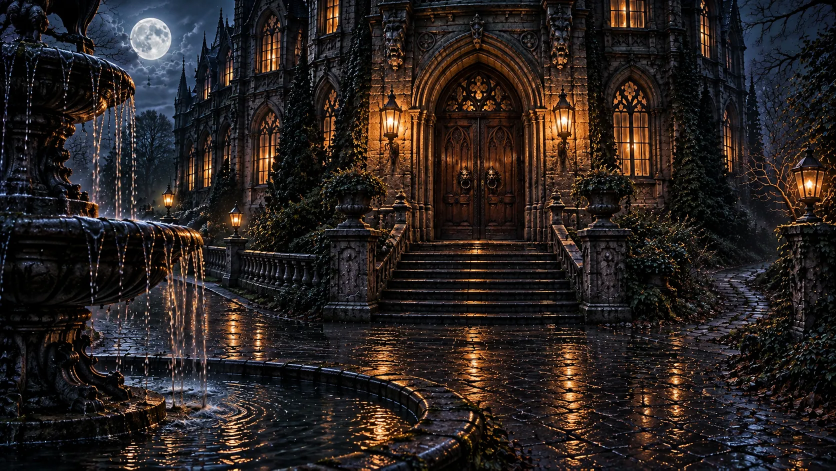
#> input picture Assets/Backgrounds/Mansion/Sources/courtyard_source.png, 1672 x 941 px, found by its file name (shown at 1/2 size)
$ python build_courtyard.py
#> lines starting #> are read from the running program, lines starting #| are printed output that depends on the picture
"""
Turns the 16:9 courtyard painting into a 1536x1024 scene background
(Assets/Backgrounds/Mansion/courtyard.png) like the other scenes.

The game shows only rows 192-832 of a background (the rest is off screen or
behind the menu). The painting is scaled to 1536 wide and placed so that
band shows the door, the steps and the fountain; the unseen top and bottom
are filled with blurred, stretched edges.

Run from the repo root:  python Tools/build_courtyard.py
"""
from PIL import Image, ImageFilter

SRC = "Assets/Backgrounds/Mansion/Sources/courtyard_source.png"
DST = "Assets/Backgrounds/Mansion/courtyard.png"
W, H = 1536, 1024
VISIBLE_TOP = 192
SHIFT = 70            # how many (scaled) pixels of the painting's top sit above the visible band

src = Image.open(SRC).convert("RGB")
#> src is the input picture: PIL image 1672x941 RGB; mean R, G, B 41, 34, 32.1
scaled = src.resize((W, round(src.height * W / src.width)), Image.LANCZOS)
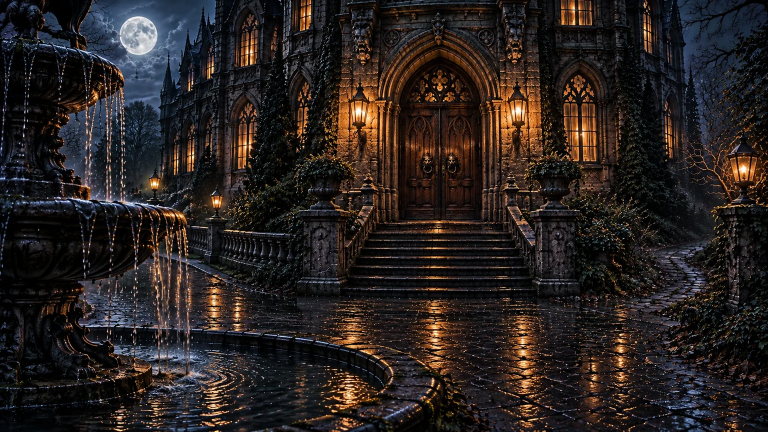
#> scaled: PIL image 1536x864 RGB (shown at 1/2 size); mean R, G, B 41.1, 34.1, 32.2
top = VISIBLE_TOP - SHIFT

# Unseen areas: stretch the painting's edges and blur them.
out = scaled.resize((W, H), Image.LANCZOS).filter(ImageFilter.GaussianBlur(25))
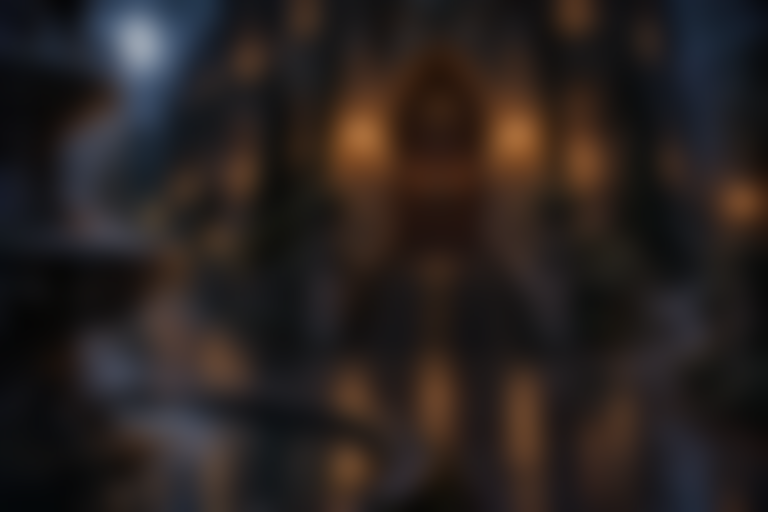
#> out: PIL image 1536x1024 RGB (shown at 1/2 size); mean R, G, B 40.9, 34, 32.1
out.paste(scaled, (0, top))
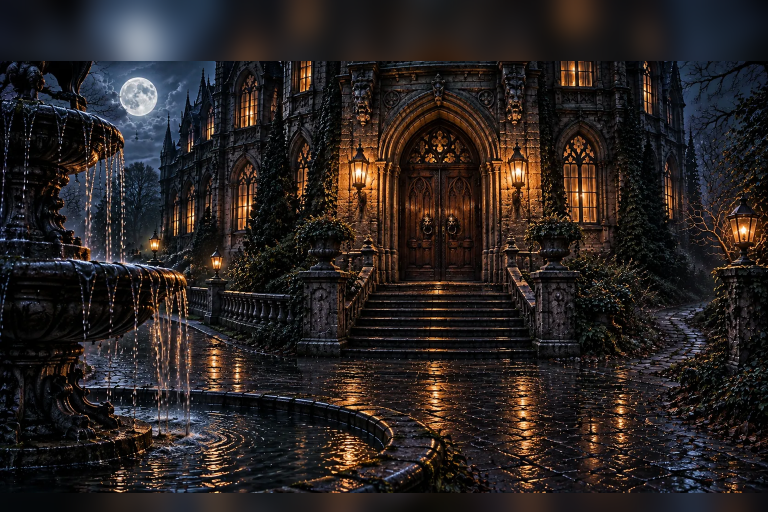
#> out: PIL image 1536x1024 RGB (shown at 1/2 size); mean R, G, B 40.2, 34.2, 33.3
out.save(DST)
print("painting placed at y =", top, "to", top + scaled.height, "(visible 192-832)")
#| painting placed at y = 122 to 986 (visible 192-832)

$ run again, with Assets/Backgrounds/Mansion/Sources/garden_source.png copied over Assets/Backgrounds/Mansion/Sources/courtyard_source.png
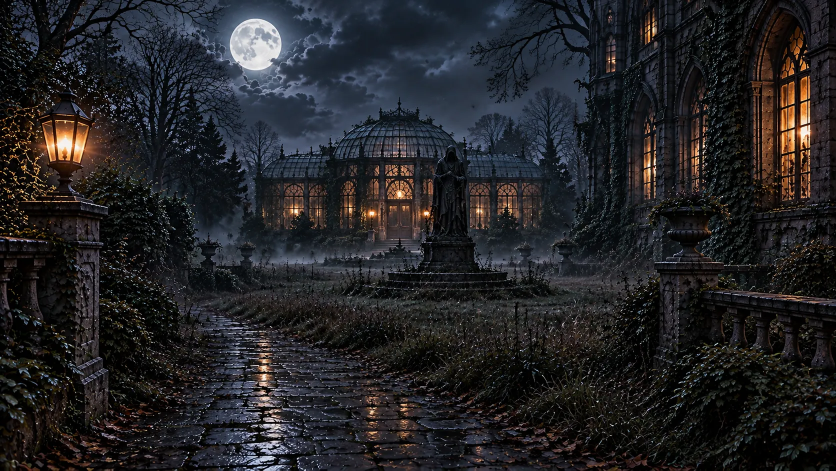
#> input picture Assets/Backgrounds/Mansion/Sources/garden_source.png, 1672 x 941 px, found by its file name (shown at 1/2 size)
#> src is the input picture: PIL image 1672x941 RGB; mean R, G, B 35.7, 35.6, 38.3
#> `out = scaled.resize((W, H), Image.LANCZOS).filter(ImageFilter.Gaussian..`:
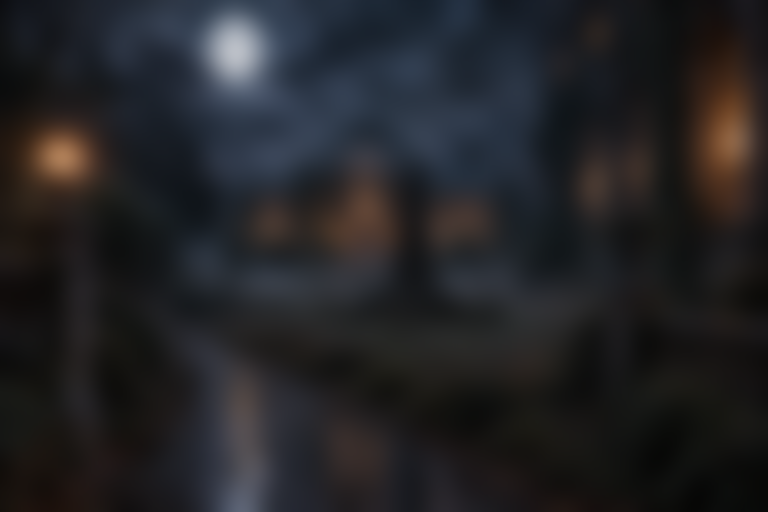
#> out: PIL image 1536x1024 RGB (shown at 1/2 size); mean R, G, B 35.7, 35.6, 38.3
#> `out.paste(scaled, (0, top))`:
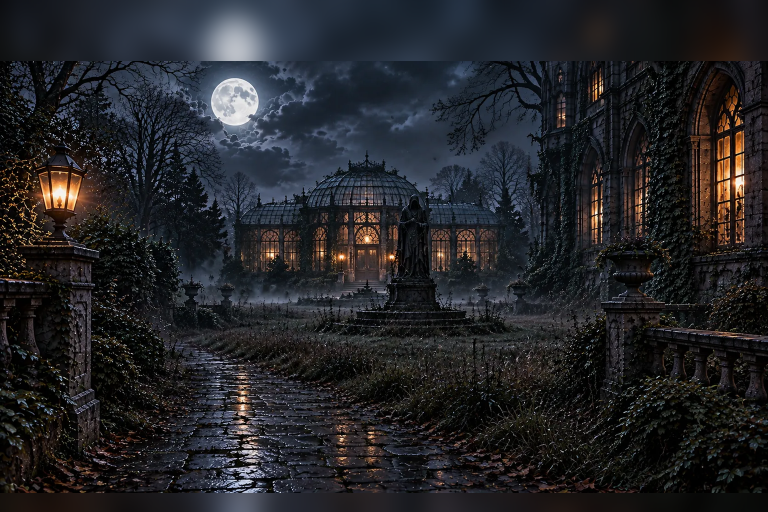
#> out: PIL image 1536x1024 RGB (shown at 1/2 size); mean R, G, B 35.7, 36.3, 39.7
#| painting placed at y = 122 to 986 (visible 192-832)

$ run again, with Assets/Backgrounds/Mansion/Sources/glasshouse_closeup_source.png copied over Assets/Backgrounds/Mansion/Sources/courtyard_source.png
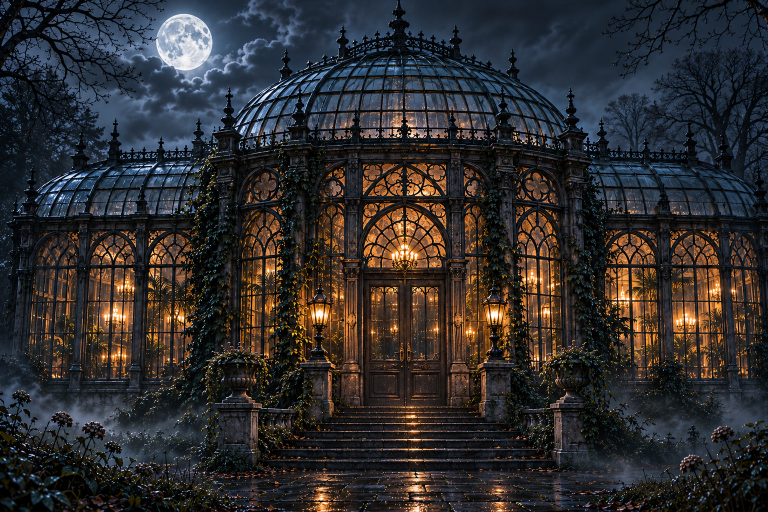
#> input picture Assets/Backgrounds/Mansion/Sources/glasshouse_closeup_source.png, 1536 x 1024 px, found by its file name (shown at 1/2 size)
#> src is the input picture: PIL image 1536x1024 RGB; mean R, G, B 47.9, 45.9, 46.7
#> `out = scaled.resize((W, H), Image.LANCZOS).filter(ImageFilter.Gaussian..`:
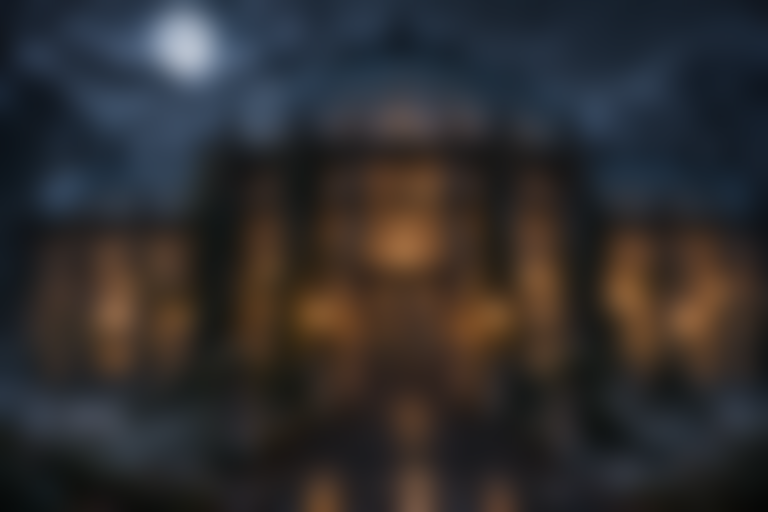
#> out: PIL image 1536x1024 RGB (shown at 1/2 size); mean R, G, B 47.9, 45.9, 46.6
#> `out.paste(scaled, (0, top))`:
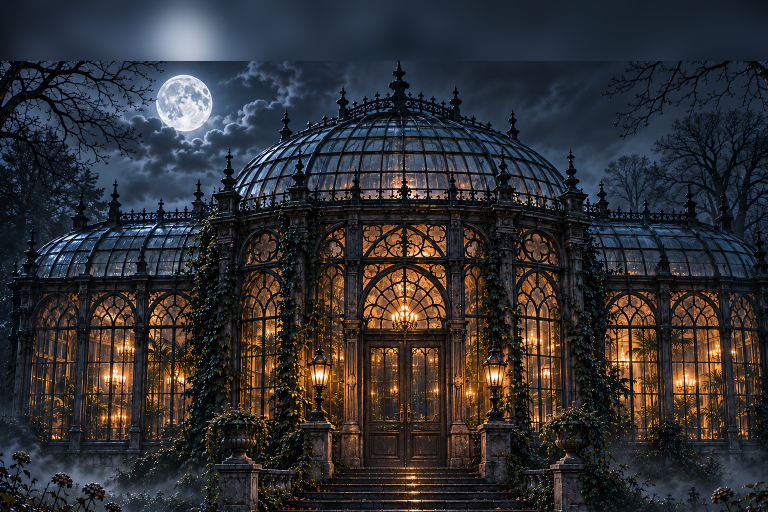
#> out: PIL image 1536x1024 RGB (shown at 1/2 size); mean R, G, B 48.7, 48.4, 51.2
#| painting placed at y = 122 to 1146 (visible 192-832)
